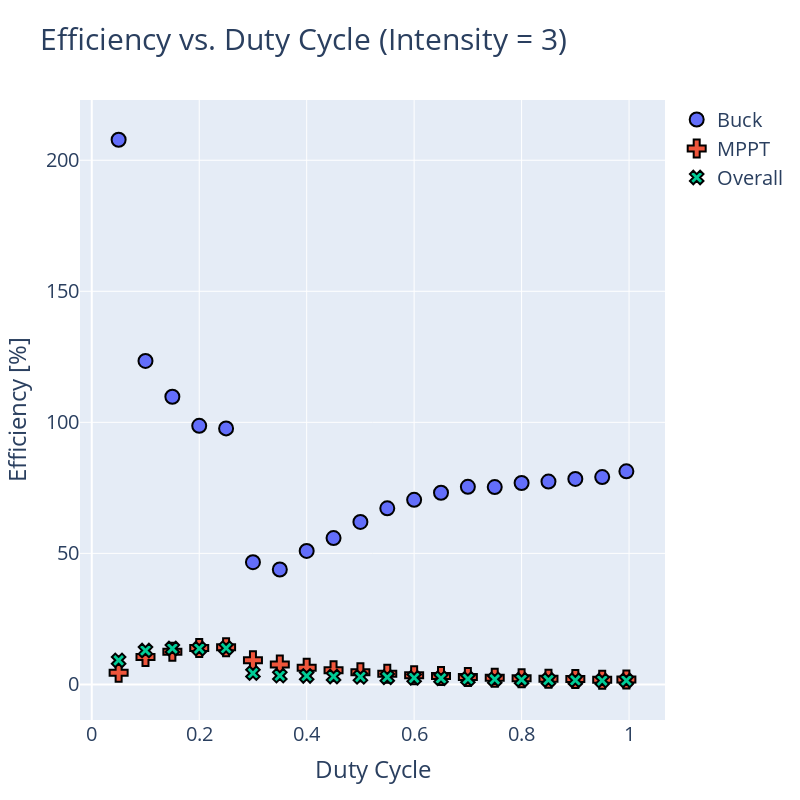

Source (notebook cell):
### Code cell
# Plot settings
# General font size 20
# Title font size 30
# Marker size 14
# Plot size 800x800
marker_size = 14 

# Use LaTeX text for \eta

# Use plotly go to make a plot for df_intensity_3. Plot eta1_buck, eta2_mppt, and eta_overall vs. duty cycle
fig = go.Figure()
fig.add_trace(go.Scatter(x=df_intensity_3['Duty'], y=df_intensity_3['eta1_buck'], mode='markers', name='Buck', marker=dict(size=marker_size,
                                                                                                                           symbol = 'circle',
                                                                                                                           line=dict(width=2, color='Black') 
                                                                                                                           )))
fig.add_trace(go.Scatter(x=df_intensity_3['Duty'], y=df_intensity_3['eta2_mppt'], mode='markers', name='MPPT', marker=dict(size=marker_size+1,
                                                                                                                           symbol = 'cross',
                                                                                                                           line=dict(width=2, color='Black')
                                                                                                                           )))
fig.add_trace(go.Scatter(x=df_intensity_3['Duty'], y=df_intensity_3['eta_overall'], mode='markers', name='Overall', marker=dict(size=marker_size-2,
                                                                                                                                symbol='x',
                                                                                                                                line=dict(width=2, color='Black')
                                                                                                                                )))
fig.update_layout(title='Efficiency vs. Duty Cycle (Intensity = 3)', xaxis_title='Duty Cycle', yaxis_title='Efficiency [%]', font=dict(size=20), title_font_size=30)
fig.update_layout(width=800, height=800)
fig.write_image('./plots/t4/effect_of_duty_cycle_intensity_3.png')
fig.show()

### Figure 1 — Plotly figure (JSON) as saved in the notebook; plotly's stock layout.template omitted (floating-point values rounded to 4 significant figures)
{"data": [{"marker": {"line": {"color": "Black", "width": 2}, "size": 14, "symbol": "circle"}, "mode": "markers", "name": "Buck", "type": "scatter", "x": [0.05, 0.1, 0.15, 0.2, 0.25, 0.3, 0.35, 0.4, 0.45, 0.5, 0.55, 0.6, 0.65, 0.7, 0.75, 0.8, 0.85, 0.9, 0.95, 0.995], "y": [207.8, 123.4, 109.8, 98.65, 97.69, 46.65, 43.83, 50.93, 55.83, 61.99, 67.17, 70.44, 73.13, 75.38, 75.31, 76.86, 77.39, 78.41, 79.1, 81.31]}, {"marker": {"line": {"color": "Black", "width": 2}, "size": 15, "symbol": "cross"}, "mode": "markers", "name": "MPPT", "type": "scatter", "x": [0.05, 0.1, 0.15, 0.2, 0.25, 0.3, 0.35, 0.4, 0.45, 0.5, 0.55, 0.6, 0.65, 0.7, 0.75, 0.8, 0.85, 0.9, 0.95, 0.995], "y": [4.422, 10.48, 12.48, 13.85, 14.17, 9.194, 7.59, 6.339, 5.375, 4.642, 4.046, 3.539, 3.207, 2.786, 2.572, 2.305, 2.166, 2.021, 1.823, 1.85]}, {"marker": {"line": {"color": "Black", "width": 2}, "size": 12, "symbol": "x"}, "mode": "markers", "name": "Overall", "type": "scatter", "x": [0.05, 0.1, 0.15, 0.2, 0.25, 0.3, 0.35, 0.4, 0.45, 0.5, 0.55, 0.6, 0.65, 0.7, 0.75, 0.8, 0.85, 0.9, 0.95, 0.995], "y": [9.189, 12.94, 13.7, 13.66, 13.84, 4.289, 3.327, 3.229, 3.001, 2.878, 2.718, 2.493, 2.345, 2.1, 1.937, 1.772, 1.676, 1.584, 1.442, 1.504]}], "layout": {"font": {"size": 20}, "height": 800, "title": {"font": {"size": 30}, "text": "Efficiency vs. Duty Cycle (Intensity = 3)"}, "width": 800, "xaxis": {"title": {"text": "Duty Cycle"}}, "yaxis": {"title": {"text": "Efficiency [%]"}}}}
